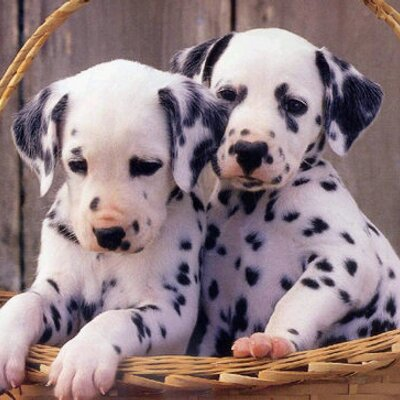
//> input picture split_kernel/dalmatas.jpg, 400 x 400 px
$ ./split_kernel dalmatas.jpg   (built with g++ and OpenCV 4)
//> lines starting //> are read from the running program, lines starting //| are printed output that depends on the picture
/*
This is the same as the convolution kernel but in this case
by using a separable kernel
*/

#include "opencv2/core/core.hpp"
#include <opencv2/highgui/highgui.hpp>
#include <stdio.h>


#define SIZE 400
using namespace cv;
using namespace std;

void convolution_op(Mat ptr_canvas, Mat ptr_aux_canvas, Mat ptr_canvas_final, int resize, int translate);

int main(int argc, char** argv)
{
    int resize = 1;
    int translate = 0;
    int new_size = (SIZE + translate) * resize;

    Mat canvas(new_size, new_size, CV_8UC1, Scalar(0));
    Mat aux_canvas(new_size, new_size, CV_8UC1, Scalar(0));
    Mat canvas_final(new_size, new_size, CV_8UC1, Scalar(0));

    canvas = imread(argv[1], CV_LOAD_IMAGE_GRAYSCALE);
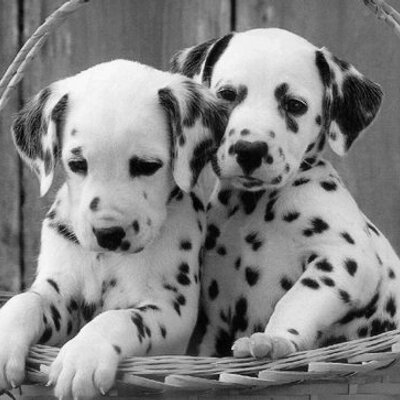
//> canvas: 400 rows x 400 cols, CV_8UC1; min 0, max 255, mean 131.8

    convolution_op(canvas, aux_canvas, canvas_final, resize, translate);

    namedWindow("img", WINDOW_AUTOSIZE);
    imshow("img", canvas_final);

    waitKey(0);

    return 0;
}

void convolution_op(Mat ptr_canvas, Mat ptr_aux_canvas, Mat ptr_canvas_final, int resize, int translate)
{
//> called with resize = 1, translate = 0
    int sum_convolution(Mat p_ptr_canvas, int i, int j, int size, bool horizontal);
    int new_size = (SIZE + translate) * resize;
    int result = 0;
    int i, j, aux;
    bool state = true;

    for (aux = 0; aux < 2; aux++)
    {
        for (i = 0; i < new_size; i++)
        {
            for (j = 0; j < new_size; j++)
            {
                if (aux == 0)
                {
                    result = sum_convolution(ptr_canvas, i, j, new_size, state);
                    ptr_aux_canvas.at<uchar>(i, j) = result;
                }
                else
                {
                    result = sum_convolution(ptr_aux_canvas, i, j, new_size, state);
                    ptr_canvas_final.at<uchar>(i, j) = result;
                }
            }
        }
        state = false;
    }
//> this loop made 2 passes
//> result on passes 1 to 2: 89, 255
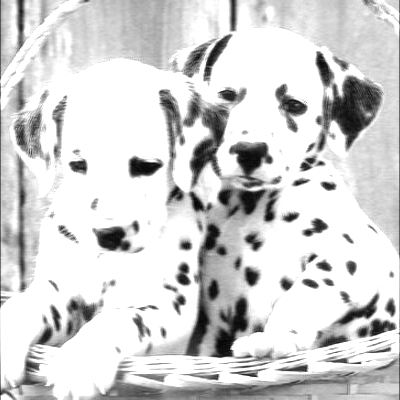
//> ptr_aux_canvas: 400 rows x 400 cols, CV_8UC1; min 2, max 255, mean 210
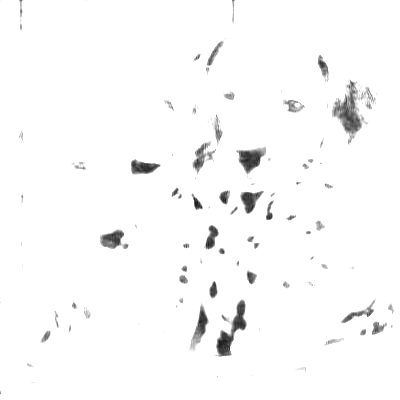
//> ptr_canvas_final: 400 rows x 400 cols, CV_8UC1; min 19, max 255, mean 249.7
//> after the loop, result = 255
}

int sum_convolution(Mat p_ptr_canvas, int i, int j, int size, bool horizontal)
{
    int split_kernel[][3] = {{1, 0, 1}, {1, 2, 1}};
    //int split_kernel[][3 ] = {{1, 1, 1}, {1, 1, 1}};
    int sum = 0;

    if (horizontal)
    {
        if (j - 1 >= 0)
        {
            sum += p_ptr_canvas.at<uchar>(i, j - 1) * split_kernel[0][0];
        }
        if (j + 1 < size)
        {
            sum += p_ptr_canvas.at<uchar>(i, j + 1) * split_kernel[0][2];
        }

        sum += p_ptr_canvas.at<uchar>(i, j) * split_kernel[0][1];
    }else
    {
        if (i - 1 >= 0)
        {
            sum += p_ptr_canvas.at<uchar>(i - 1, j) * split_kernel[1][0];
        }
        if (i + 1 < size)
        {
            sum += p_ptr_canvas.at<uchar>(i + 1, j) * split_kernel[1][2];
        }

        sum += p_ptr_canvas.at<uchar>(i, j) * split_kernel[1][1];
    }

    if (sum > 255)
        sum = 255;
    else if (sum < 0)
        sum = 0;

    return sum;
}

$ run again, on split_kernel/labra.png
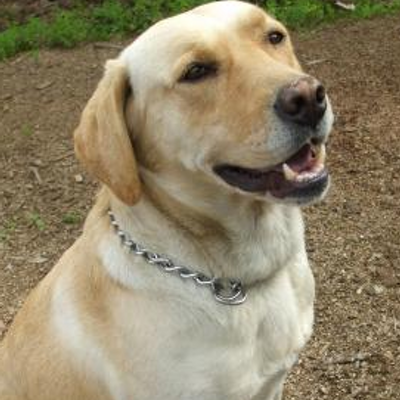
//> input picture split_kernel/labra.png, 400 x 400 px
//> `canvas = imread(argv[1], CV_LOAD_IMAGE_GRAYSCALE);`:
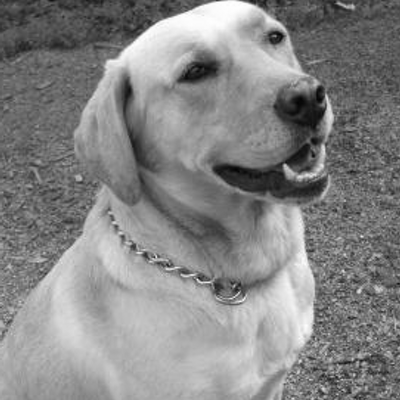
//> canvas: 400 rows x 400 cols, CV_8UC1; min 4, max 254, mean 133.6
//> the loop in convolution_op, `for (aux = 0; aux < 2; aux++)` made 2 passes
//> result on passes 1 to 2: 95, 255
//> after the loop in convolution_op, `for (aux = 0; aux < 2; aux++)`:
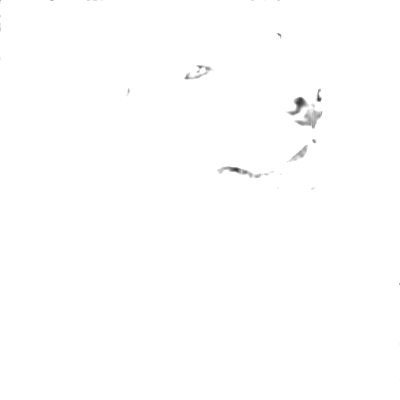
//> ptr_canvas_final: 400 rows x 400 cols, CV_8UC1; min 54, max 255, mean 254.5
//> after the loop in convolution_op, `for (aux = 0; aux < 2; aux++)`: result = 255
